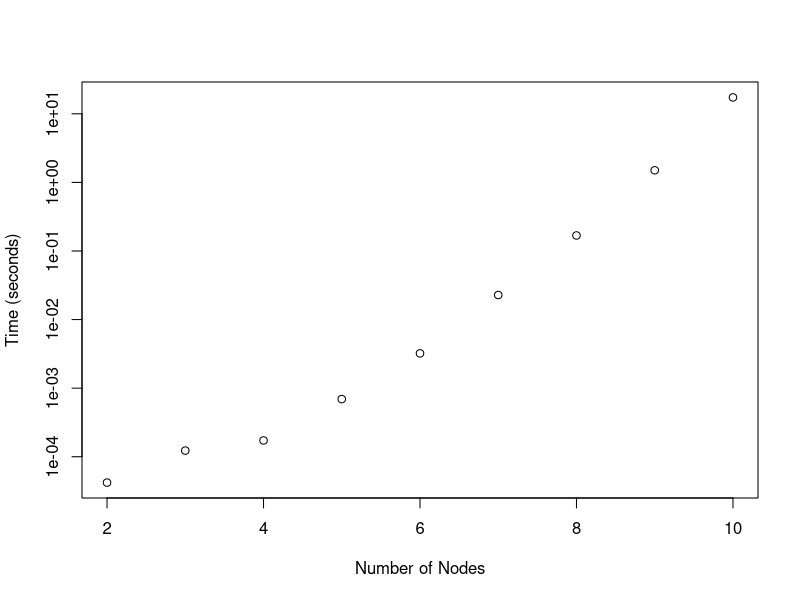
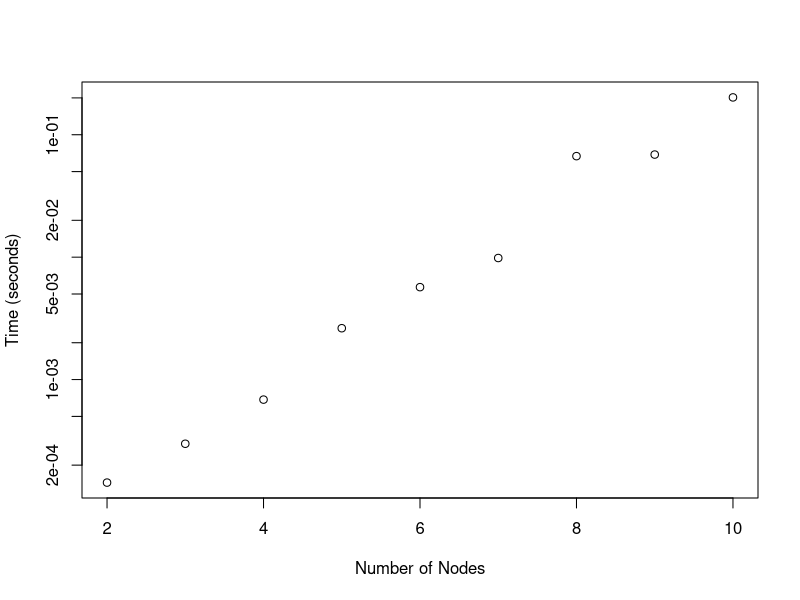
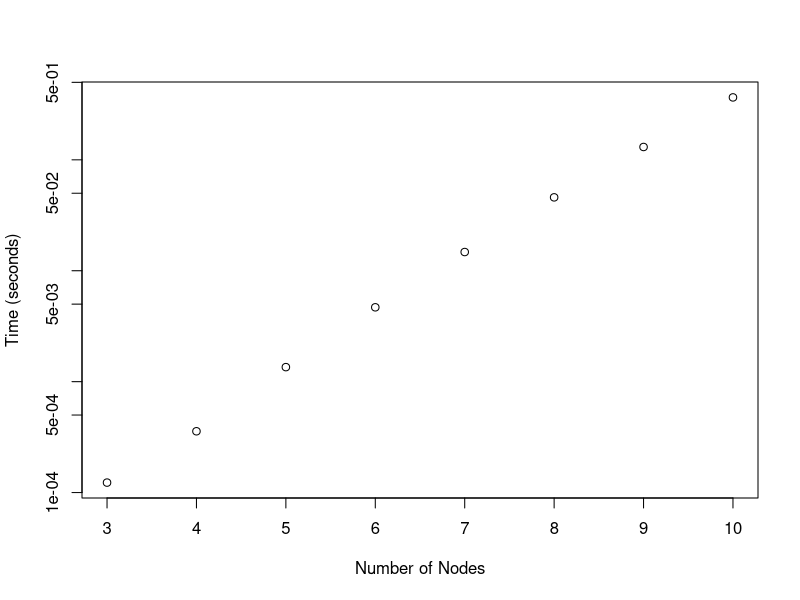
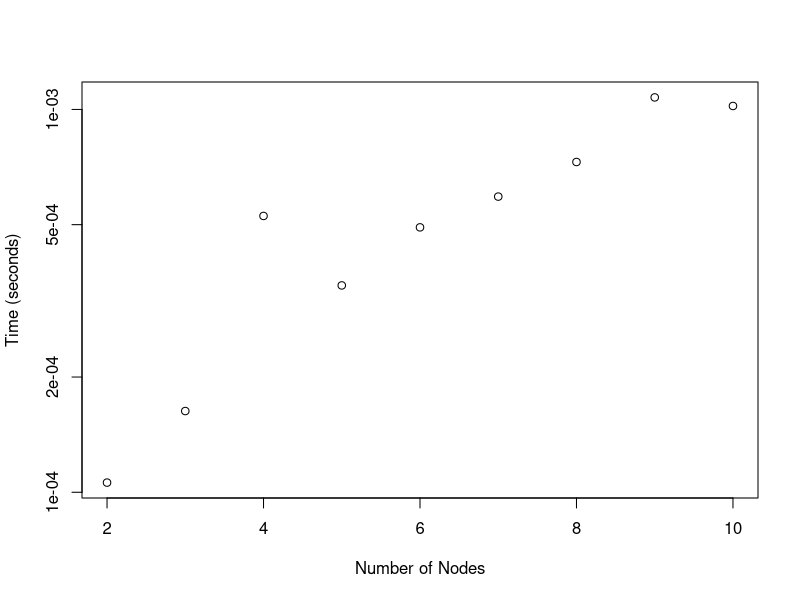

Write R code to recreate these figures, in order.
## Read in the data
data <- read.csv(file="runs.csv", header=TRUE, sep=',')

for (set in c("BruteForce", "BranchAndBound", "DynamicProgramming", "MSTApproximation")) {
    algodata = data[data$ALGO == set,]
    pdf(paste(set, ".pdf", sep=""))
    plot(algodata$N, algodata$TIME, ylab="Time (seconds)", xlab="Number of Nodes", log="y")
    dev.off()
}
